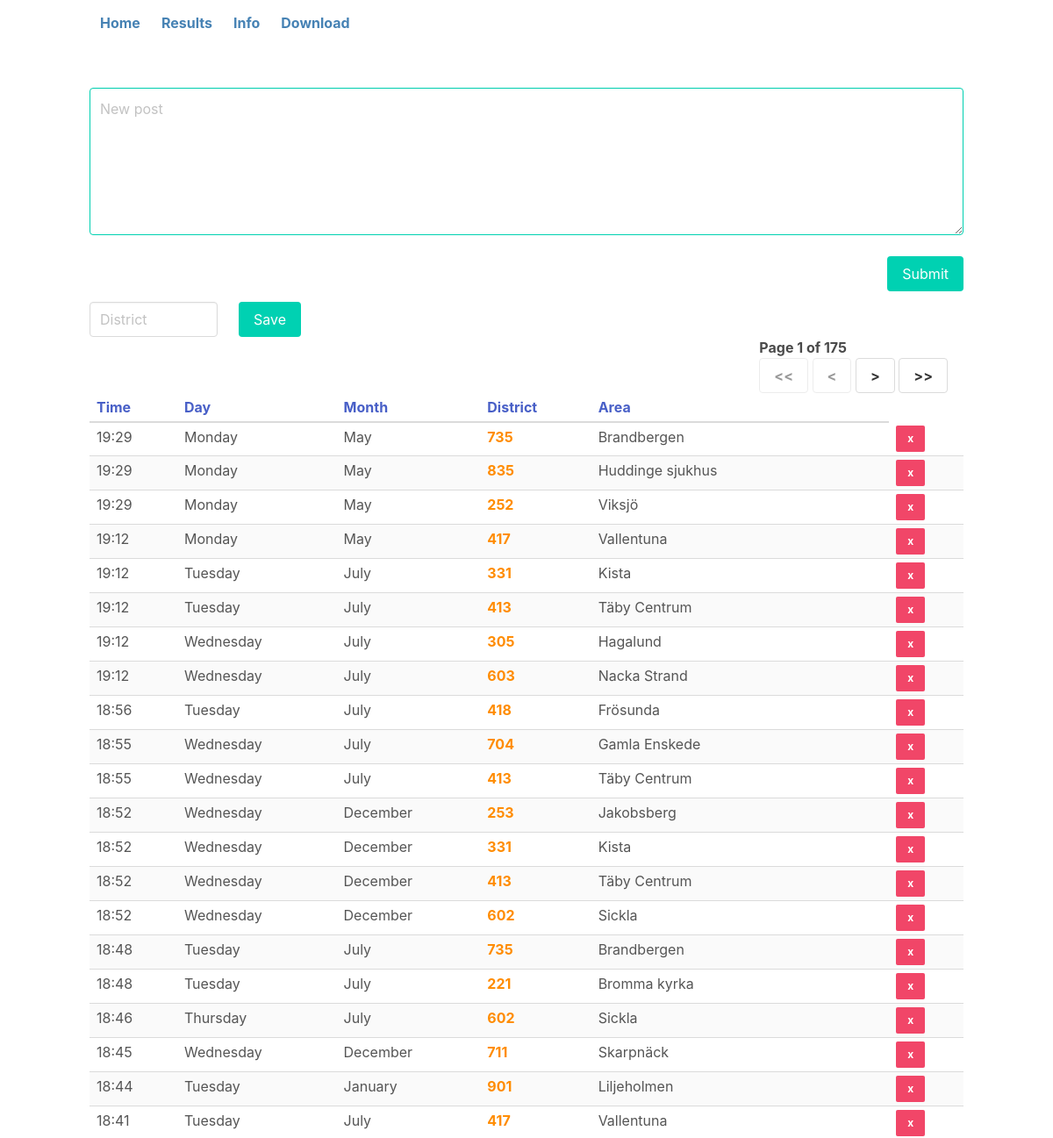
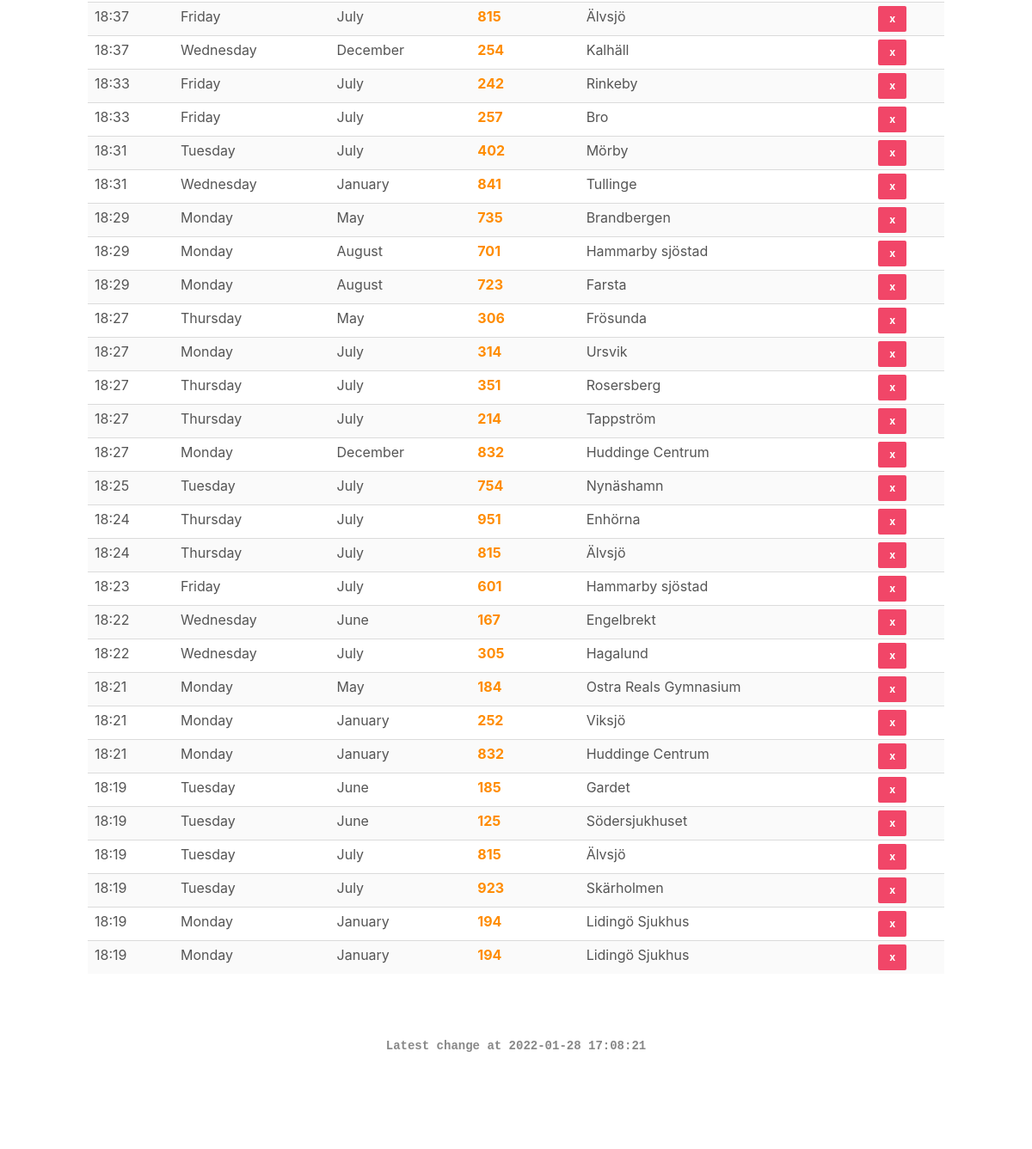
The page /?o=time on the database its author committed (2 pictures, top to bottom).
### tables this page shows
CREATE TABLE bilbrist (
    time TEXT,
    day TEXT,
    month TEXT,
    district TEXT,
    date TIMESTAMP
);

### app.py (the view)
@app.route('/', defaults={'page': 0})
@app.route('/<int:page>')
@auth.login_required
def root(page):
    sortable = ['rowid', 'time', 'day', 'month', 'district', 'date']
    order_by = request.args.get('o')
    order_by = order_by if order_by in sortable else sortable[0]
    cur = get_db().cursor()
    cur.execute('SELECT COUNT(*) FROM bilbrist')
    total_rows = cur.fetchone()[0]
    total_pages = math.ceil(total_rows / QUERY_LIMIT)
    cur.execute('SELECT MAX(date) FROM bilbrist')
    latest_entry = cur.fetchone()[0]
    page = page if page > 0 else 1
    offset = 0 if page == 1 else (page - 1) * QUERY_LIMIT
    stmt = cur.execute(
        f'SELECT time, day, month, district, date, rowid FROM bilbrist ORDER BY {order_by} DESC LIMIT ? OFFSET ?',
        (QUERY_LIMIT, offset))
    data = []
    for row in stmt:
        data.append(row)
    return render_template('index.html',
                           data=data,
                           page=page,
                           total_pages=total_pages,
                           latest_entry=latest_entry,
                           district_names=district_names)

### app.py (called while the page is built)
def get_db():
    con = getattr(g, '_database', None)
    if con is None:
        con = g._database = sqlite3.connect(DATABASE)
    return con

@app.teardown_appcontext
def close_connection(exception):
    db = getattr(g, '_database', None)
    if db is not None:
        db.close()

### templates/index.html (shortened to what this page needs)
{% extends "layout.html" %}
{% block main %}
<div>
    <form method="POST" action="/new_post">
        <label>
            <textarea name="posting" placeholder="New post" class="textarea is-primary" rows="6" cols="52vl"></textarea>
        </label>
        <br />
        <div class="columns">
            <div class="column is-three-quarters"></div>
            <div class="column is-one-quarter has-text-right">
                <button type="submit" class="button is-primary">Submit</button>
            </div>
        </div>
    </form>
</div>
<div>
    <form method="POST" action="save_post">
        <div class="columns">
            <div class="column is-2">
                <label>
                    <input name="district" type="number" placeholder="District" class="input" />
                </label>
            </div>
            <div class="column is-2">
                <button type="submit" class="button is-primary">Save</button>
            </div>
            <div class="column" id="messages" style="color:lightseagreen;font-weight: bold;">
            </div>
        </div>
    </form>
</div>
<div class="container">
    <div class="is-pulled-right">
        <b>Page {{ page }} of {{ total_pages }}</b>
        <br />
        {% if page > 1 %}
        <a title="First page" href="/{{ 1 }}" class="button"><b>&lt;&lt;</b></a>
        <a title="Previous page" href="/{{ page-1 }}" class="button"><b>&lt;</b></a>
        {% else %}
        <button title="First page" class="button" disabled><b>&lt;&lt;</b></button>
        <button title="Previous page" class="button" disabled><b>&lt;</b></button>
        {% endif %}
        {% if page < total_pages %}
        <a title="Next page" href="/{{ page+1 }}" class="button"><b>&gt;</b></a>
        <a title="Last page" href="/{{ total_pages }}" class="button"><b>&gt;&gt;</b></a>
        {% else %}
        <button title="First page" class="button" disabled><b>&gt;&gt;</b></button>
        <button title="Previous page" class="button" disabled><b>&gt;</b></button>
        {% endif %}
    </div>
</div>
<table class="table is-fullwidth is-narrow is-striped is-hoverable">
    <thead>
    <tr>
        <th><a href="/?o=time">Time</a></th>
        <th><a href="/?o=day">Day</a></th>
        <th><a href="/?o=month">Month</a></th>
        <th><a href="/?o=district">District</a></th>
        <th><a href="/?o=district">Area</a></th>
    </tr>
    </thead>
    <tbody>
    {% for row in data %}
    <tr title="{{ row[5] }}" style="cursor: pointer;color:#555;">
        <td>{{ row[0] }}</td>
        <td>{{ row[1] }}</td>
        <td>{{ row[2] }}</td>
        <td title="{{ row[4] }}"><a href="/edit_post/{{row[5]}}" style="color:darkorange;font-weight: bold;">{{ row[3] }}</a></td>
        <td>{{ district_names.get(row[3], ['Unknown'])[0] }}</td>
        <td>
            <form method="POST" action="delete_post" onsubmit="return confirm('Are you sure you want to delete this entry?')">
                <button type="submit" class="button is-danger is-small"><b>x</b></button>
            </form>
        </td>
    </tr>
    {% endfor %}
    </tbody>
</table>
{% endblock %}
{% block footer %}
<div class="is-family-monospace has-text-centered" style="color: #888;font-weight: bold;">
    {% if latest_entry %}
    <small>Latest change at {{ latest_entry.split('.')[0] }}</small>
    {% else %}
    <small>No entries</small>
    {% endif %}
</div>
{% endblock %}

### rows shown on the page
bilbrist: time "19:29", day "Monday", month "May", district "735", district "Brandbergen"
bilbrist: time "19:29", day "Monday", month "May", district "835", district "Huddinge sjukhus"
bilbrist: time "19:29", day "Monday", month "May", district "252", district "Viksjö"
bilbrist: time "19:12", day "Monday", month "May", district "417", district "Vallentuna"
bilbrist: time "19:12", day "Tuesday", month "July", district "331", district "Kista"
bilbrist: time "19:12", day "Tuesday", month "July", district "413", district "Täby Centrum"
bilbrist: time "19:12", day "Wednesday", month "July", district "305", district "Hagalund"
bilbrist: time "19:12", day "Wednesday", month "July", district "603", district "Nacka Strand"
bilbrist: time "18:56", day "Tuesday", month "July", district "418", district "Frösunda"
bilbrist: time "18:55", day "Wednesday", month "July", district "704", district "Gamla Enskede"
bilbrist: time "18:55", day "Wednesday", month "July", district "413", district "Täby Centrum"
bilbrist: time "18:48", day "Tuesday", month "July", district "735", district "Brandbergen"
bilbrist: time "18:48", day "Tuesday", month "July", district "221", district "Bromma kyrka"
bilbrist: time "18:46", day "Thursday", month "July", district "602", district "Sickla"
bilbrist: time "18:41", day "Tuesday", month "July", district "417", district "Vallentuna"
bilbrist: time "18:37", day "Friday", month "July", district "815", district "Älvsjö"
bilbrist: time "18:33", day "Friday", month "July", district "242", district "Rinkeby"
bilbrist: time "18:33", day "Friday", month "July", district "257", district "Bro"
bilbrist: time "18:31", day "Tuesday", month "July", district "402", district "Mörby"
bilbrist: time "18:29", day "Monday", month "May", district "735", district "Brandbergen"
bilbrist: time "18:27", day "Thursday", month "May", district "306", district "Frösunda"
bilbrist: time "18:27", day "Monday", month "July", district "314", district "Ursvik"
bilbrist: time "18:27", day "Thursday", month "July", district "351", district "Rosersberg"
bilbrist: time "18:27", day "Thursday", month "July", district "214", district "Tappström"
bilbrist: time "18:25", day "Tuesday", month "July", district "754", district "Nynäshamn"
bilbrist: time "18:24", day "Thursday", month "July", district "951", district "Enhörna"
bilbrist: time "18:24", day "Thursday", month "July", district "815", district "Älvsjö"
bilbrist: time "18:23", day "Friday", month "July", district "601", district "Hammarby sjöstad"
bilbrist: time "18:22", day "Wednesday", month "June", district "167", district "Engelbrekt"
bilbrist: time "18:22", day "Wednesday", month "July", district "305", district "Hagalund"
bilbrist: time "18:21", day "Monday", month "May", district "184", district "Ostra Reals Gymnasium"
bilbrist: time "18:19", day "Tuesday", month "June", district "185", district "Gardet"
bilbrist: time "18:19", day "Tuesday", month "June", district "125", district "Södersjukhuset"
bilbrist: time "18:19", day "Tuesday", month "July", district "815", district "Älvsjö"
bilbrist: time "18:19", day "Tuesday", month "July", district "923", district "Skärholmen"

### other values the page prints
{{ page }} "1"
{{ total_pages }} "175"
{{ row[0] }} "18:52" "18:52" "18:52" "18:52" "18:45" "18:44" "18:37" "18:31" "18:29" "18:29" "18:27" "18:21" "18:21" "18:19" "18:19"
{{ row[1] }} "Wednesday" "Wednesday" "Wednesday" "Wednesday" "Wednesday" "Tuesday" "Wednesday" "Wednesday" "Monday" "Monday" "Monday" "Monday" "Monday" "Monday" "Monday"
{{ row[2] }} "December" "December" "December" "December" "December" "January" "December" "January" "August" "August" "December" "January" "January" "January" "January"
{{ row[3] }} "253" "331" "413" "602" "711" "901" "254" "841" "701" "723" "832" "252" "832" "194" "194"
{{ district_names.get(row[3], ['Unknown'])[0] }} "Jakobsberg" "Kista" "Täby Centrum" "Sickla" "Skarpnäck" "Liljeholmen" "Kalhäll" "Tullinge" "Hammarby sjöstad" "Farsta" "Huddinge Centrum" "Viksjö" "Huddinge Centrum" "Lidingö Sjukhus" "Lidingö Sjukhus"
{{ latest_entry.split('.')[0] }} "2022-01-28 17:08:21"
